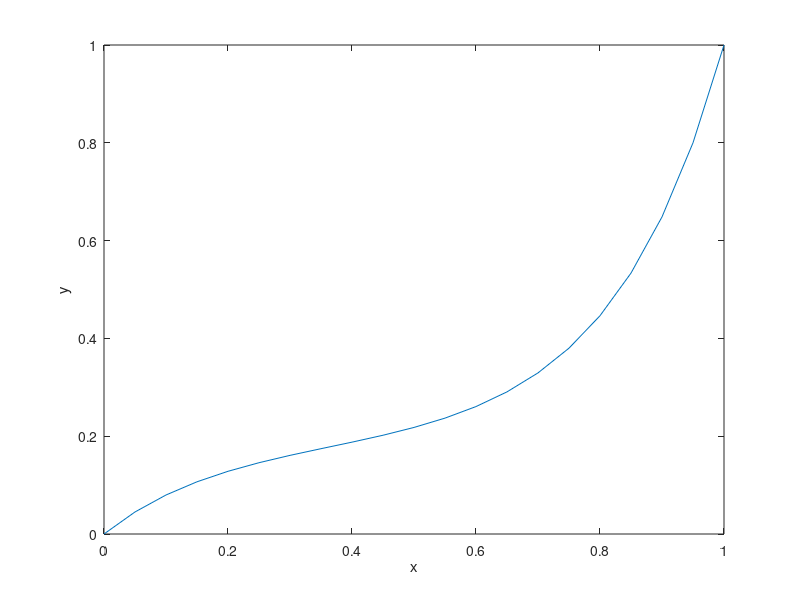

Recreate this plot in MATLAB.
% List9_7 same as fig9_13 
% Copyright S. Nakamura, 1995
set(gcf, 'NumberTitle','off','Name', 'Figure 9.13; List 9.7')

clear, clf, hold off
gam = 1;
a=1;
b=1;
c=1; g = 1;
x1 = 0.01; y1 = 0.01; x2 = 0.95; y2 = 0.8;
for it = 1:20
A=zeros(4);
A(1,1)=1; A(1,2)=1; A(1,3)=1; A(1,4) = 0;
y(1) = -(a + b + c);
A(2,1) = exp(-g*x1); A(2,2) = exp(g*x1); A(2,3)=1;
    A(2,4) = a*(-x1)*A(2,1) + b*(x1)*A(2,2);
         y(2) = -(a*A(2,1) + b*A(2,2) + c - y1);
A(3,1) = exp(-g*x2); A(3,2) = exp(g*x2); A(3,3)=1;
    A(3,4) = a*(-x2)*A(3,1) + b*(x2)*A(3,2);
         y(3) = -(a*A(3,1) + b*A(3,2) + c - y2);
A(4,1) = exp(-g); A(4,2) = exp(g); A(4,3)=1;
    A(4,4) = a*(-1)*A(4,1) + b*(1)*A(4,2);
         y(4) = -(a*A(4,1) + b*A(4,2) + c - 1);
da=A\y';
a = a+da(1); b = b+da(2); c=c+da(3); g=g+da(4);
if sum(abs(da)) < 0.00001, break;end
end
x =0:0.05:1;
yy = a*exp(-g*x) + b*exp(g*x) + c;
plot(x,yy)
ylabel('y'), xlabel('x')
